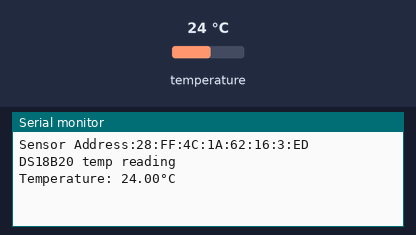
A sketch run on a simulated Arduino Uno, built with avr-gcc and run on an emulated ATmega328P. Shown: the last lines printed to the serial monitor. The inputs (shaded band) are chosen by the test bench; at power-on: temperature 24 °C.

Above: at 2.2 s.
2.3 s: temperature set to 12 °C
At 8.5 s:
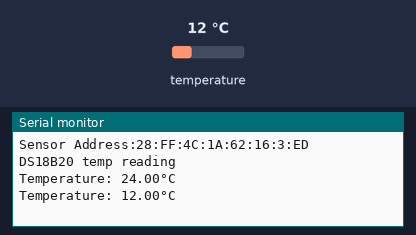
9.0 s: temperature set to 19 °C
At 14.1 s:
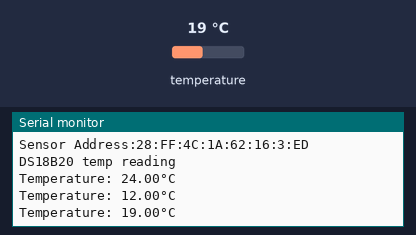
Timing chart, 0 to 15.6 s (numbered marks = the images above; inputs shaded):
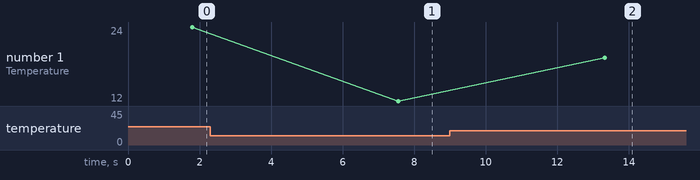

Measured:
- after the input at 2.3 s, the serial monitor: prints a new line after 5.3 s (image 1)
- after the input at 9.0 s, the serial monitor: prints a new line after 4.3 s (image 2)
- plotted number 1: 24 → 12 after the input at 2.3 s, 12 → 19 after the input at 9.0 s

The sketch:

TempSensor.ino
```cpp
//#include <DS18B20.h>
#include <OneWire.h>
#include <DallasTemperature.h>
#define ONE_WIRE_BUS 2

OneWire oneWire(ONE_WIRE_BUS);
DallasTemperature sensors(&oneWire);

//8 Bit sensor array
DeviceAddress sensorAddress;

void setup() {
  Serial.begin(9600);
  sensors.begin();

//setup if statement taken from ChatGPT when I had to change the database format
if (!sensors.getAddress(sensorAddress, 0)) {
  Serial.println("Device not responding");
} else {
  Serial.print("Sensor Address:");
  for (uint8_t i = 0; i < 8; i++) {
      Serial.print(sensorAddress[i], HEX);
      if (i < 7) Serial.print(":");
  }
  Serial.println();
}
  //Setup complete, now indicating the start of temp sensing
  Serial.println("DS18B20 temp reading");
  delay(1000);
}


void loop() {
  sensors.requestTemperatures();
  float tempC = sensors.getTempC(sensorAddress); //gets temp values from digital sensor

  if (tempC != DEVICE_DISCONNECTED_C) {
    Serial.print("Temperature: ");
    Serial.print(tempC);
    Serial.println("°C");
  } else {
    Serial.println("Error: Trouble reading data, check connection");
  }

  delay(5000);
}
```
